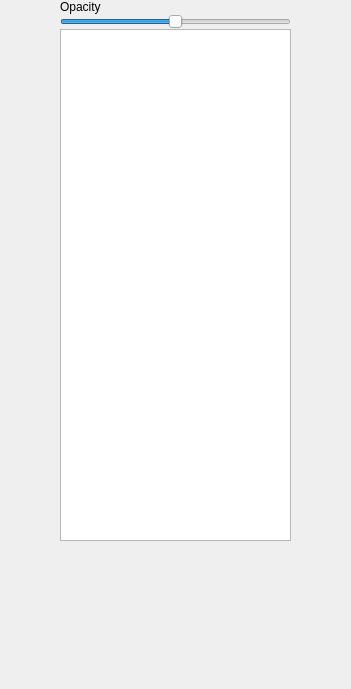
                       <widget class="QWidget" name="scrollAreaWidgetContents">
                        <property name="geometry">
                         <rect>
                          <x>0</x>
                          <y>0</y>
                          <width>351</width>
                          <height>689</height>
                         </rect>
                        </property>
                        <layout class="QGridLayout" name="gridLayout_7">
                         <property name="leftMargin">
                          <number>0</number>
                         </property>
                         <property name="topMargin">
                          <number>0</number>
                         </property>
                         <property name="rightMargin">
                          <number>0</number>
                         </property>
                         <property name="bottomMargin">
                          <number>0</number>
                         </property>
                         <property name="spacing">
                          <number>0</number>
                         </property>
                         <item row="0" column="1">
                          <widget class="QLabel" name="label">
                           <property name="text">
                            <string>Opacity</string>
                           </property>
                          </widget>
                         </item>
                         <item row="1" column="1">
                          <widget class="QSlider" name="horizontalSlider_CollisionTransparency">
                           <property name="minimum">
                            <number>0</number>
                           </property>
                           <property name="maximum">
                            <number>100</number>
                           </property>
                           <property name="value">
                            <number>50</number>
                           </property>
                           <property name="orientation">
                            <enum>Qt::Horizontal</enum>
                           </property>
                          </widget>
                         </item>
                         <item row="2" column="0">
                          <spacer name="horizontalSpacer_18">
                           <property name="orientation">
                            <enum>Qt::Horizontal</enum>
                           </property>
                           <property name="sizeHint" stdset="0">
                            <size>
                             <width>86</width>
                             <height>20</height>
                            </size>
                           </property>
                          </spacer>
                         </item>
                         <item row="2" column="1">
                          <widget class="QGraphicsView" name="graphicsView_Collision">
                           <property name="sizePolicy">
                            <sizepolicy hsizetype="Preferred" vsizetype="Preferred">
                             <horstretch>0</horstretch>
                             <verstretch>0</verstretch>
                            </sizepolicy>
                           </property>
                           <property name="minimumSize">
                            <size>
                             <width>64</width>
                             <height>512</height>
                            </size>
                           </property>
                          </widget>
                         </item>
                         <item row="2" column="2">
                          <spacer name="horizontalSpacer_19">
                           <property name="orientation">
                            <enum>Qt::Horizontal</enum>
                           </property>
                           <property name="sizeHint" stdset="0">
                            <size>
                             <width>86</width>
                             <height>20</height>
                            </size>
                           </property>
                          </spacer>
                         </item>
                         <item row="3" column="1">
                          <spacer name="verticalSpacer_6">
                           <property name="orientation">
                            <enum>Qt::Vertical</enum>
                           </property>
                           <property name="sizeHint" stdset="0">
                            <size>
                             <width>20</width>
                             <height>94</height>
                            </size>
                           </property>
                          </spacer>
                         </item>
                        </layout>
                       </widget>
